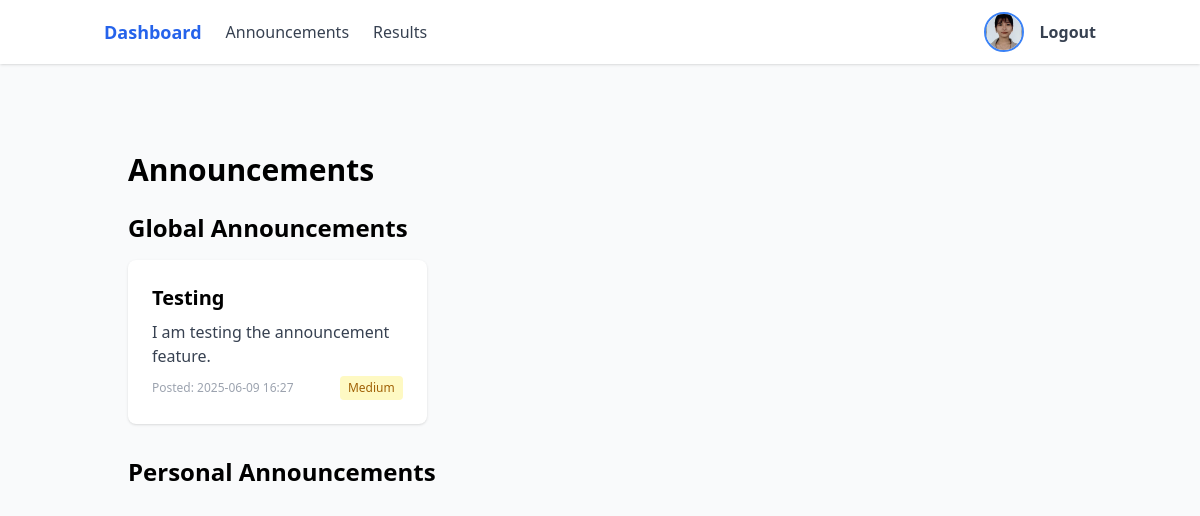
The app's page /student/announcements/ (signed in) with its own data.
### users/models.py (models this page shows, shortened)
class User(AbstractBaseUser, PermissionsMixin):
    ROLE_CHOICES = [
        ('teacher', 'Teacher'),
        ('student', 'Student'),
        ('admin', 'Admin'),
    ]
    email = models.EmailField(unique=True)
    role = models.CharField(max_length=10, choices=ROLE_CHOICES)
    is_active = models.BooleanField(default=True)
    is_staff = models.BooleanField(default=False)
    profile_image = models.ImageField(upload_to=user_profile_image_path, null=True, blank=True)
    full_name = models.CharField(max_length=255, null=True, blank=True)
    bio = models.TextField(null=True, blank=True)
    USERNAME_FIELD = 'email'
    REQUIRED_FIELDS = ['role']
    objects = UserManager()
    @property
    def is_teacher(self):
        return self.role == 'teacher'
    @property
    def is_student(self):
        return self.role == 'student'

class Announcement(models.Model):
    PRIORITY_CHOICES = [
        ('low', 'Low'),
        ('medium', 'Medium'),
        ('high', 'High'),
    ]
    title = models.CharField(max_length=200)
    content = models.TextField()
    created_by = models.ForeignKey(User, on_delete=models.CASCADE, related_name='announcements_created')
    created_at = models.DateTimeField(default=timezone.now)
    priority = models.CharField(max_length=10, choices=PRIORITY_CHOICES, default='medium')
    is_active = models.BooleanField(default=True)
    student = models.ForeignKey(User, on_delete=models.CASCADE, related_name='announcements', null=True, blank=True,
                              help_text='If set, this announcement is only visible to this specific student')
    class Meta:
        ordering = ['-created_at']

### users/views.py (the view)
# urls.py: path('student/announcements/', views.student_announcements, name='student_announcements'),
@login_required
def student_announcements(request):
    if not request.user.is_student:
        return redirect('login')
    announcements = Announcement.objects.filter(
        Q(is_active=True) & (Q(student=None) | Q(student=request.user))
    )
    return render(request, 'users/announcements.html', {'announcements': announcements})

### users/templates/users/announcements.html (shortened to what this page needs)
{% extends 'users/base.html' %}
{% block content %}
<div class="container mx-auto p-6">
    <h2 class="text-3xl font-bold mb-6">Announcements</h2>
    <div class="mb-8">
        <h3 class="text-2xl font-semibold mb-4">Global Announcements</h3>
        <div class="grid grid-cols-1 md:grid-cols-2 lg:grid-cols-3 gap-6">
            {% for announcement in announcements %}
                {% if not announcement.student %}
                <div class="bg-white rounded-lg shadow p-6">
                    <h3 class="text-xl font-semibold mb-2">{{ announcement.title }}</h3>
                    <p class="text-gray-700 mb-2">{{ announcement.content|truncatewords:20 }}</p>
                    <div class="flex items-center justify-between">
                        <span class="text-xs text-gray-400">Posted: {{ announcement.created_at|date:"Y-m-d H:i" }}</span>
                        {% if announcement.priority == 'high' %}
                            <span class="ml-2 text-xs px-2 py-1 rounded bg-red-100 text-red-700">{{ announcement.get_priority_display }}</span>
                        {% elif announcement.priority == 'medium' %}
                            <span class="ml-2 text-xs px-2 py-1 rounded bg-yellow-100 text-yellow-700">{{ announcement.get_priority_display }}</span>
                        {% else %}
                            <span class="ml-2 text-xs px-2 py-1 rounded bg-green-100 text-green-700">{{ announcement.get_priority_display }}</span>
                        {% endif %}
                    </div>
                </div>
                {% endif %}
            {% empty %}
            <div class="col-span-full text-gray-500">No global announcements found.</div>
            {% endfor %}
        </div>
    </div>
    <div>
        <h3 class="text-2xl font-semibold mb-4">Personal Announcements</h3>
    </div>
</div>
{% endblock %}

### users/templates/users/navbar.html
{% if user.is_teacher %}
<nav class="bg-white shadow mb-8">
    <div class="container mx-auto px-4 py-3 flex items-center justify-between">
        <div class="flex items-center space-x-6">
            <a href="{% url 'teacher_dashboard' %}" class="text-blue-600 font-bold text-lg">Dashboard</a>
            <a href="{% url 'teacher_announcements' %}" class="text-gray-700 hover:text-blue-600">Announcements</a>
            <a href="{% url 'teacher_results' %}" class="text-gray-700 hover:text-blue-600">Results</a>
            <a href="{% url 'teacher_students' %}" class="text-gray-700 hover:text-blue-600">Students</a>
        </div>
        <div class="flex items-center space-x-4">
            <a href="{% url 'profile' %}" class="flex items-center">
                {% if user.profile_image %}
                    <img src="{{ user.profile_image.url }}" alt="Profile" class="w-10 h-10 rounded-full object-cover border-2 border-blue-500">
                {% else %}
                    <span class="w-10 h-10 flex items-center justify-center rounded-full bg-gray-300 text-gray-600">
                        <i class="fas fa-user"></i>
                    </span>
                {% endif %}
            </a>
            <a href="{% url 'logout' %}" class="text-gray-700 hover:text-red-500 font-semibold">Logout</a>
        </div>
    </div>
</nav>
{% else %}
<nav class="bg-white shadow mb-8">
    <div class="container mx-auto px-4 py-3 flex items-center justify-between">
        <div class="flex items-center space-x-6">
            <a href="{% url 'student_dashboard' %}" class="text-blue-600 font-bold text-lg">Dashboard</a>
            <a href="{% url 'student_announcements' %}" class="text-gray-700 hover:text-blue-600">Announcements</a>
            <a href="{% url 'student_results' %}" class="text-gray-700 hover:text-blue-600">Results</a>
        </div>
        <div class="flex items-center space-x-4">
            <a href="{% url 'profile' %}" class="flex items-center">
                {% if user.profile_image %}
                    <img src="{{ user.profile_image.url }}" alt="Profile" class="w-10 h-10 rounded-full object-cover border-2 border-blue-500">
                {% else %}
                    <span class="w-10 h-10 flex items-center justify-center rounded-full bg-gray-300 text-gray-600">
                        <i class="fas fa-user"></i>
                    </span>
                {% endif %}
            </a>
            <a href="{% url 'logout' %}" class="text-gray-700 hover:text-red-500 font-semibold">Logout</a>
        </div>
    </div>
</nav>
{% endif %}

### records on screen
User: profile_image (picture)
Announcement: title "Testing", content "I am testing the announcement feature.", created_at "2025-06-09 16:27", priority "Medium"
